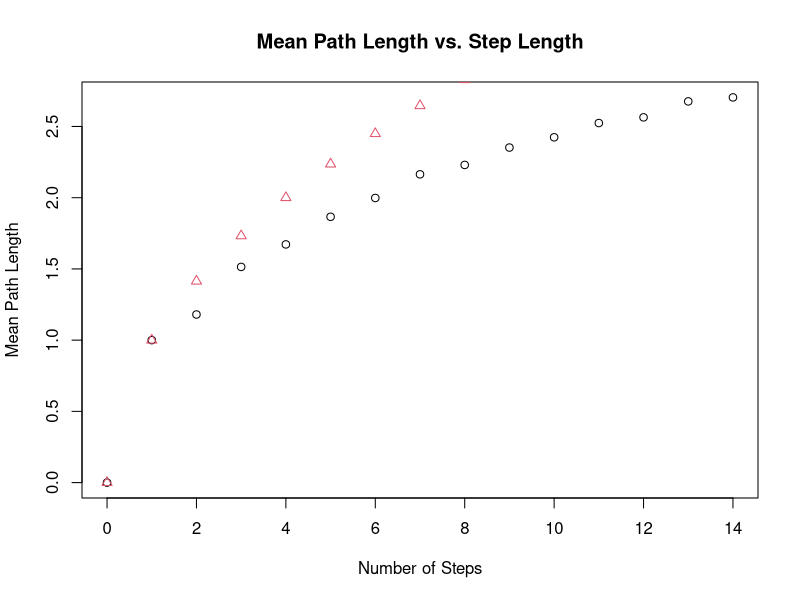

Here is the R script that generated this plot:
library(matrixStats)
library(igraph)


# Part A: Create Undirected Random Network

useBarabasi = TRUE

p = 0.01
numNodes = 1000

if (useBarabasi)
{
  g_1a <- barabasi.game(numNodes, directed = FALSE)
} else
{
  g_1a <- sample_gnp(numNodes, p)
  while (!is.connected(g_1a))
  {
    g_1a <- sample_gnp(numNodes, p)
    print("Not Connected, Regenerating")
  }
  
}

#plot(g_1a, vertex.label = NA)
diameter(g_1a)

# Part B: Random Walk on Random Network

# set parameters
minSteps = 0
maxSteps = 15#numNodes/10
stepInt = 1 #numNodes/100
numIter = numNodes
stepVec = seq(minSteps, maxSteps, stepInt)

pathLenVec <- matrix(, nrow = maxSteps, ncol = numIter)
# pathLenVec = c()
pathMeans = c()
pathSds = c()


  for (j in 1:numIter) {
    startNode <- sample(1:numNodes, 1)
    # iterate through different numbers of steps between set values with interval stepInt
    rw <- random_walk(g_1a, startNode, maxSteps, mode = "out")
    # perform random walk and store vertices in rw
    
    for (t in 1:maxSteps) {
      pathLenVec[t,j] <- distances(g_1a, v=rw[1], to=rw[t], mode = "out", weights = NULL)
      #       
      # get distance between starting point and ending point
    }
    print(j)
  }
#pathMeans <- pathMeans/(numIter*numNodes)
pathMeans <- rowMeans(pathLenVec)
pathSds <- rowSds(pathLenVec)

steps <- 1:maxSteps - 1
plot(steps, pathMeans, main="Mean Path Length vs. Step Length", xlab="Number of Steps", ylab="Mean Path Length")
points(steps, sqrt(steps), col=2, pch=2)
#plot(1:maxSteps, pathSds, main="Path Length Standard Deviation vs. Step Length", xlab="Number of Steps", ylab="Path Length Standard Deviation")

